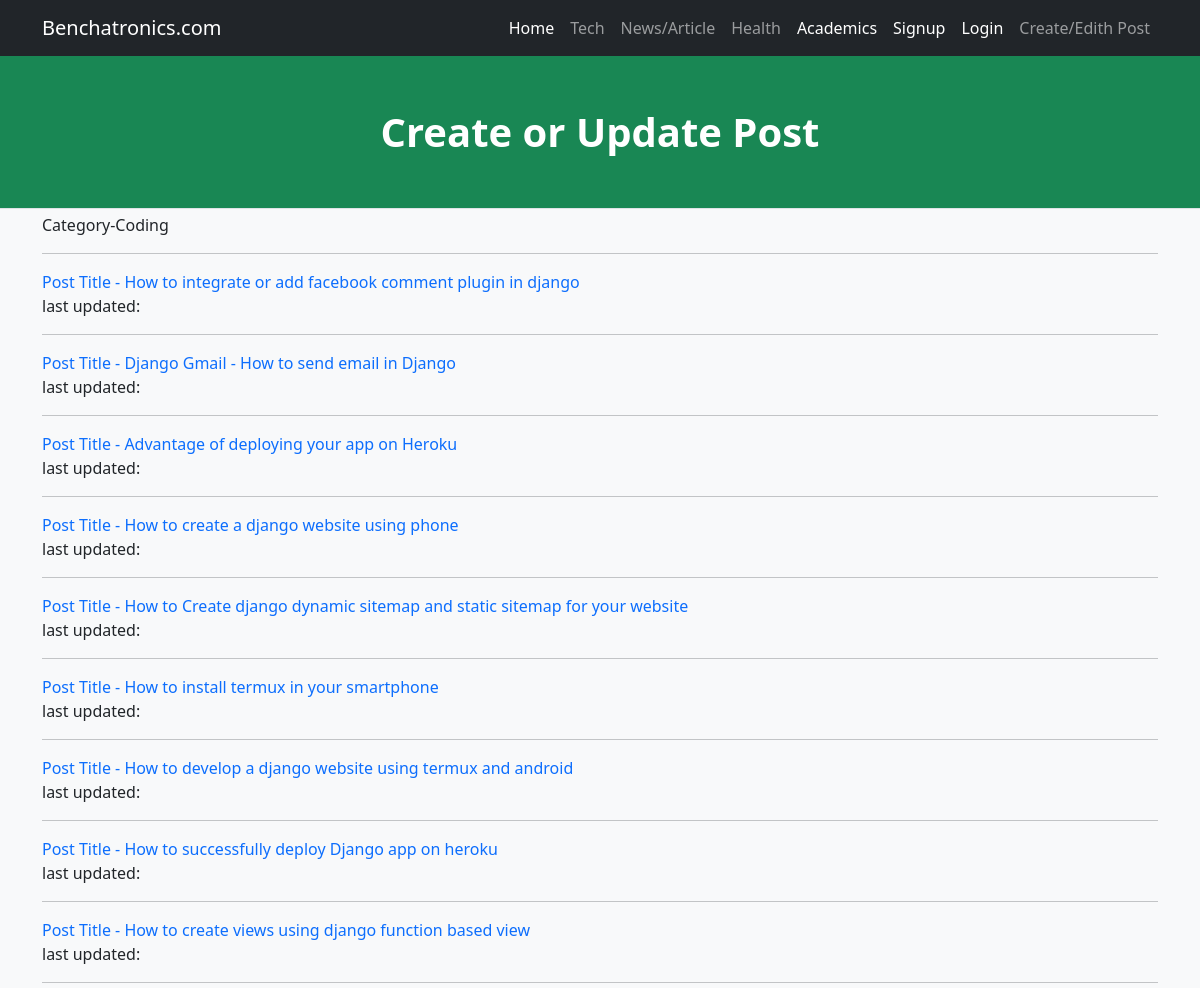
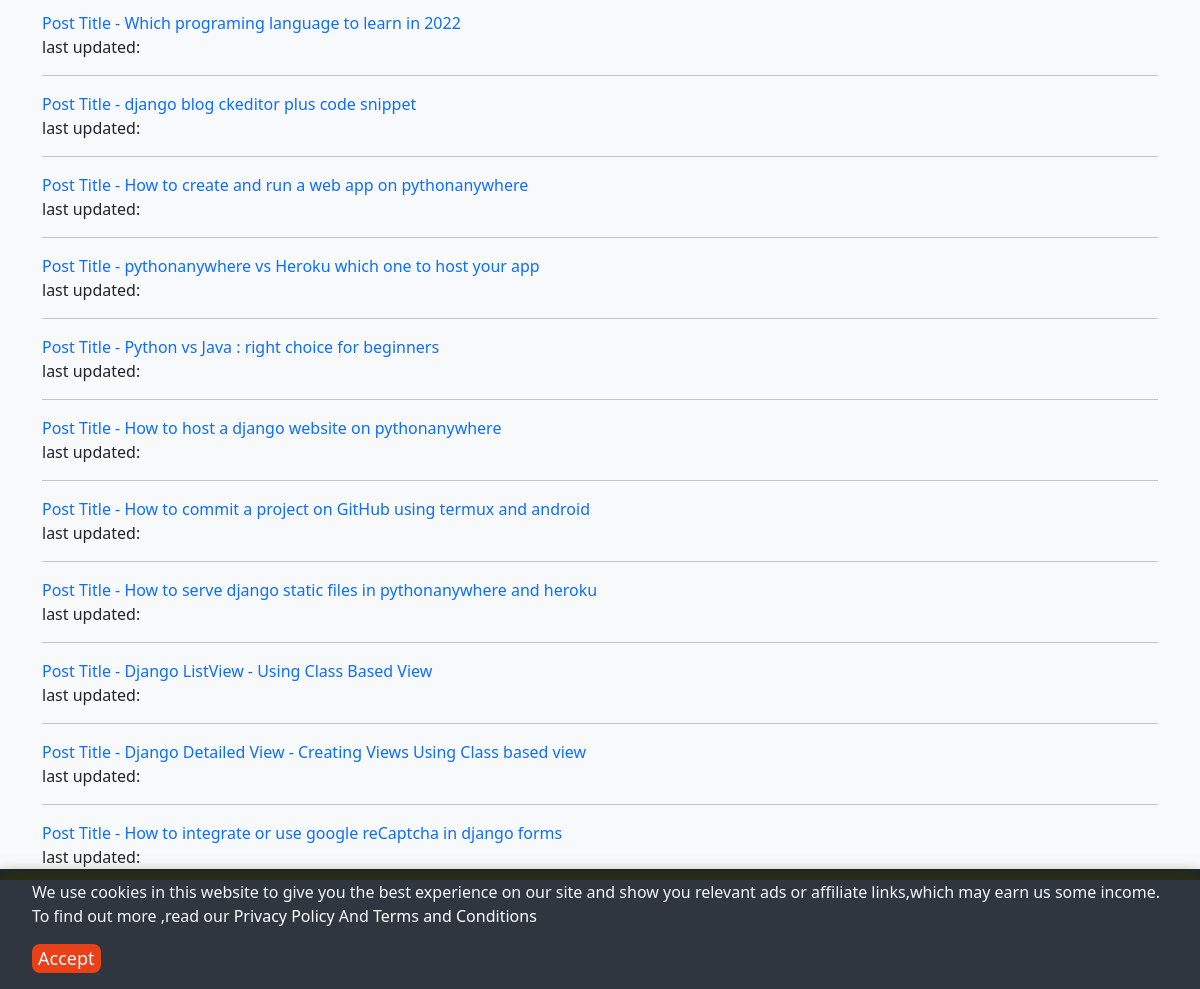
The page /categories/coding on the database its author committed (2 pictures, top to bottom).
### posts/models.py (models this page shows, shortened)
class Blog(models.Model):
    level = models.CharField(max_length=30,default='Easy')
    author = models.ForeignKey(User,on_delete=models.CASCADE)
    tag = TaggableManager()
    category = models.CharField(max_length=300,default='coding')
    title = models.TextField(max_length=255,null=True,blank=False)
    keyword = models.TextField(blank=True, null=True,)
    tags = RichTextField(blank=True,null=True)
    description = models.TextField(blank=True, null=True,)
    content = RichTextUploadingField(blank=True, null=True,)
    summer_content = models.TextField(blank=True)
    url_image = models.URLField(max_length=200, blank=True,null=True)
    image = models.ImageField(blank=True, null=True)
    updated = models.DateTimeField(default=datetime.now,blank=True)
    slug = models.SlugField(max_length=255,blank=True,unique=True)
    draft = models.BooleanField(default=False)
    allow_comments = models.BooleanField('allow comments', default=True)
    publish = models.DateTimeField(default=timezone.now)
    class Meta:
        ordering = ('-publish',)
    def get_absolute_url(self):
        return reverse ("detail",kwargs={'slug':self.slug})

### posts/views.py (the view)
# urls.py: path('categories/<str:cate>',views.categories, name='categories'),
def categories(request,cate):
    categories_post = Blog.objects.filter(category=cate)
    if categories_post.exists():
        category = categories_post.first()
    else:
        return HttpResponse("<h3>Page Not Found</h3>")
    context = {'categories_post':categories_post,'cate':cate.title(),}
    return render(request,'categories.html', context)

### templates/categories.html (shortened to what this page needs)
{% extends 'main.html' %}
{% load static %}
{% block content %}
<div class="container">
<div>Category-{{cate}}</div>
{% for post in categories_post %}
<hr>
<div><a href="{{post.get_absolute_url}}">Post Title - {{post.title}}</a></div>
<div>last updated:{{post.date_added}}</div>
{% endfor %}
</div>
{% endblock %}

### templates/main.html (style rules this page uses)
body { overscroll-behavior-y: none; }
.container { overscroll-behavior-y: none; }

### rows shown on the page
Blog: title "How to integrate or add facebook comment plugin in django"
Blog: title "Django Gmail - How to send email in Django"
Blog: title "Advantage of deploying your app on Heroku"
Blog: title "How to create a django website using phone"
Blog: title "How to Create django dynamic sitemap and static sitemap for your website"
Blog: title "How to install termux in your smartphone"
Blog: title "How to develop a django website using termux and android"
Blog: title "How to successfully deploy Django app on heroku"
Blog: title "How to create views using django function based view"
Blog: title "Which programing language to learn in 2022"
Blog: title "django blog ckeditor plus code snippet"
Blog: title "How to create and run a web app on pythonanywhere"
Blog: title "pythonanywhere vs Heroku which one to host your app"
Blog: title "Python vs Java : right choice for beginners"
Blog: title "How to host a django website on pythonanywhere"
Blog: title "How to commit a project on GitHub using termux and android"
Blog: title "How to serve django static files in pythonanywhere and heroku"
Blog: title "Django ListView - Using Class Based View"
Blog: title "Django Detailed View - Creating Views Using Class based view"
Blog: title "How to integrate or use google reCaptcha in django forms"

### other values the page prints
{{ cate }} "Coding"
